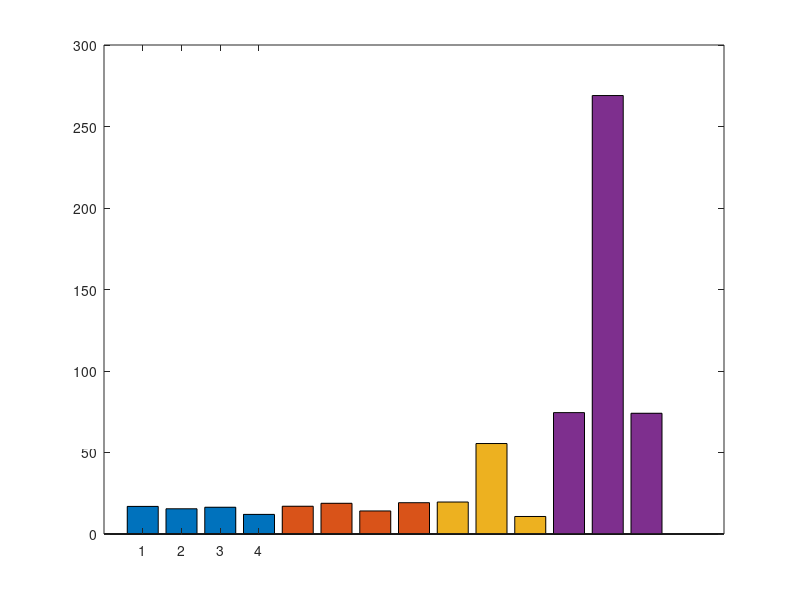

Write the MATLAB code that produced this figure.
clc;
close all;
clear all;

ol=[16.931452534870250,15.482663582985042,16.420121382080907,12.033888344214800]
or=[17.035709531993543,18.845975590382352,14.142238339107111,19.206150165375764]
sb=[74.475640142147340,2.689967973570048e+02,74.078853528896620]
y=[10.756532978406515,7.365916363837026,9.645216848269037,16.420121382080907,12.033888344214800,22.583167165954897,11.144830750006628,18.611356532244926,9.885974462615456]
sg=[19.621004210712100,55.507407093197150,10.748732396140838]
plotGraphs = {ol,or,sg,sb};
count=1;
for i = 1:4
    yVal=[];
    matt = cell2mat(plotGraphs(i))
    sizeF=size(matt,2)
    for j = 1:sizeF
        yVal =  [yVal count];
        count = count + 1;
    end
        xVal=cell2mat(plotGraphs(i))
        bar(yVal,xVal);
        hold on;
end